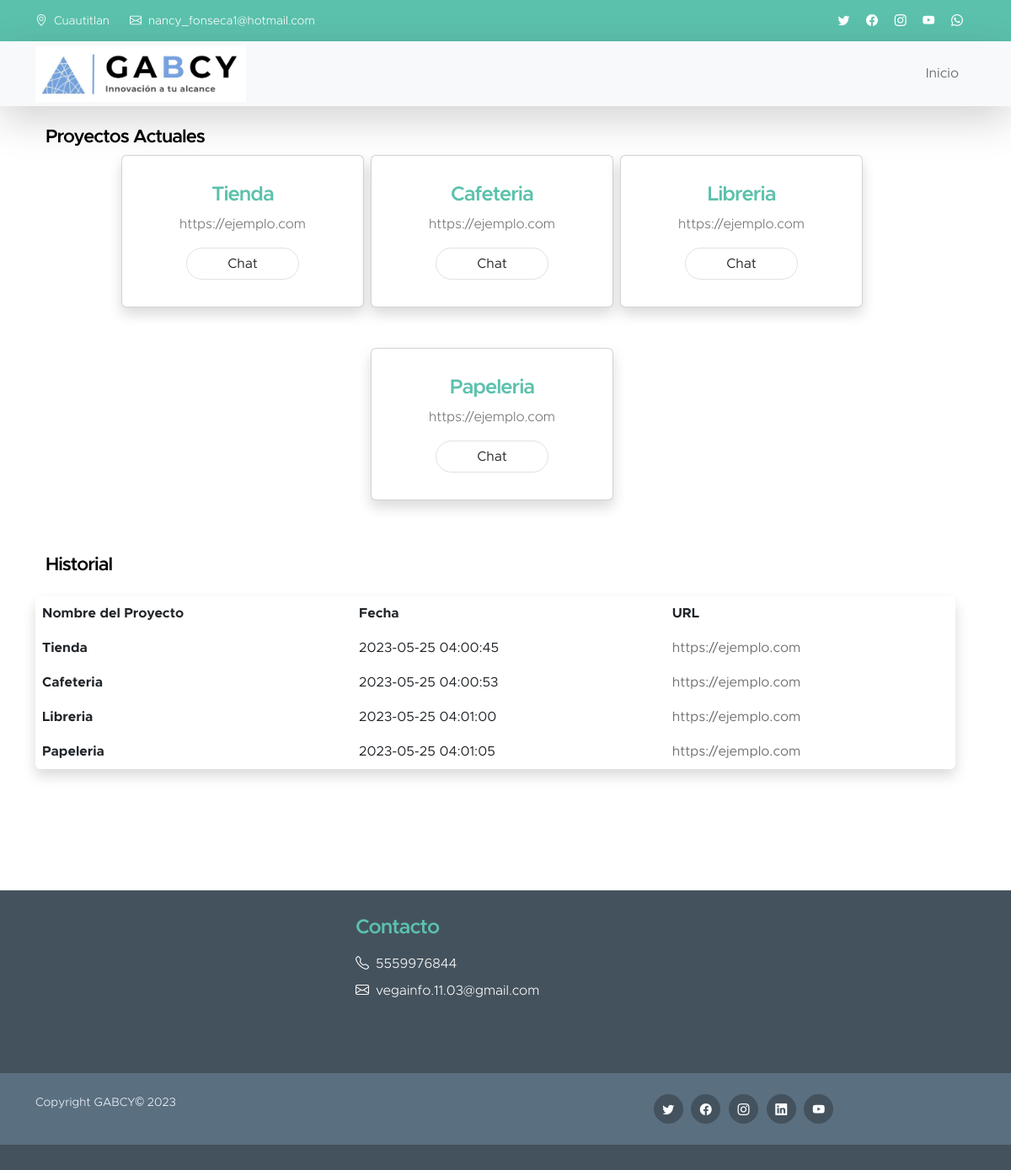
/panelGeneral.php (signed in), run on the app's committed database.
### tables this page shows
CREATE TABLE `proyecto` (
  `id_proyecto` varchar(25) NOT NULL,
  `nombre_proyecto` varchar(100) DEFAULT NULL,
  `fecha_inicio_proyecto` timestamp NOT NULL DEFAULT current_timestamp() ON UPDATE current_timestamp(),
  `fecha_fin_proyecto` timestamp NOT NULL DEFAULT '0000-00-00 00:00:00',
  `url_proyecto` varchar(300) DEFAULT NULL,
  `id_categoria` varchar(25) DEFAULT NULL,
  `id_usuario` varchar(25) DEFAULT NULL
);

### php/traerProyectoHistorico.php (called while the page is built)
<?php
require_once("conexion.php");
$rolUsuario=$_SESSION['rol_usuario'];
$idUsuario=$_SESSION["id_usuario"];
if($rolUsuario=='0'){
    $consTraerProyectosHistorico="SELECT id_proyecto,nombre_proyecto,fecha_inicio_proyecto,url_proyecto
    FROM proyecto
    WHERE id_usuario='$idUsuario'";
    $resTraerProyectosHistorico=mysqli_query($conexion,$consTraerProyectosHistorico);
}else if($rolUsuario=='1'){
    $consTraerProyectosHistorico="SELECT id_proyecto,nombre_proyecto,fecha_inicio_proyecto,url_proyecto
    FROM proyecto";
    $resTraerProyectosHistorico=mysqli_query($conexion,$consTraerProyectosHistorico);
}
?>

### php/traerProyecto.php (called while the page is built)
<?php
require_once("conexion.php");
$rolUsuario=$_SESSION['rol_usuario'];
$idUsuario=$_SESSION["id_usuario"];
if($rolUsuario=='0'){
    $consTraerProyectos="SELECT id_proyecto,nombre_proyecto,fecha_inicio_proyecto,url_proyecto
    FROM proyecto
    WHERE id_usuario='$idUsuario'";
    $resTraerProyectos=mysqli_query($conexion,$consTraerProyectos);
}else if($rolUsuario=='1'){
    $consTraerProyectos="SELECT id_proyecto,nombre_proyecto,fecha_inicio_proyecto,url_proyecto
    FROM proyecto";
    $resTraerProyectos=mysqli_query($conexion,$consTraerProyectos);
}
?>

### panelGeneral.php (the view, shortened to what this page needs)
<?php
require("php/traerProyecto.php");
require("php/traerProyectoHistorico.php");
?>
<!DOCTYPE html>
<html lang="en">
<head>
    <link href="css/bootstrap.min.css" rel="stylesheet" />
    <link href="css/bootstrap-icons.css" rel="stylesheet" />
    <link rel="stylesheet" href="css/procesoProyecto.css">
    <link href="css/templatemo-kind-heart-charity.css" rel="stylesheet" />
</head>
<body class="body-panel">
    <header class="site-header">
        <div class="container">
            <div class="row">
                <div class="col-lg-8 col-12 d-flex flex-wrap">
                    <p class="d-flex me-4 mb-0">
                        <i class="bi-geo-alt me-2"></i>
                        Cuautitlan
                    </p>
                    <p class="d-flex mb-0">
                        <i class="bi-envelope me-2"></i>
                        <a href="mailto:info@company.com">nancy_fonseca1@hotmail.com</a>
                    </p>
                </div>
                <div class="col-lg-3 col-12 ms-auto d-lg-block d-none">
                    <ul class="social-icon">
                        <li class="social-icon-item">
                            <a href="#" class="social-icon-link bi-twitter"></a>
                        </li>
                        <li class="social-icon-item">
                            <a href="#" class="social-icon-link bi-facebook"></a>
                        </li>
                        <li class="social-icon-item">
                            <a href="#" class="social-icon-link bi-instagram"></a>
                        </li>
                        <li class="social-icon-item">
                            <a href="#" class="social-icon-link bi-youtube"></a>
                        </li>
                        <li class="social-icon-item">
                            <a href="#" class="social-icon-link bi-whatsapp"></a>
                        </li>
                    </ul>
                </div>
            </div>
        </div>
    </header>
    <nav class="navbar navbar-expand-lg bg-light shadow-lg">
        <div class="container">
            <a class="navbar-brand" href="index.php">
                <img src="images/causes/brand.jpeg" class=" img-fluid" alt="Kind Heart Charity" width="250px" />
            </a>
            <div class="collapse navbar-collapse" id="navbarNav">
                <ul class="navbar-nav ms-auto">
                    <li class="nav-item">
                        <a class="nav-link click-scroll" href="index.php">Inicio</a>
                    </li>
                </ul>
            </div>
        </div>
    </nav>
    <div class="container container-panel mb-5 pb-5">
        <div class="row container justify-content-center mt-4">
            <h6 class="title-panel">Proyectos Actuales</h6>
            <?php
                if(mysqli_num_rows($resTraerProyectosHistorico)>0){
                    while($fetchTraerProyectosHistorico=mysqli_fetch_assoc($resTraerProyectosHistorico)){
                        $idProyecto=$fetchTraerProyectosHistorico["id_proyecto"];
                        $nombreProyecto=$fetchTraerProyectosHistorico["nombre_proyecto"];
                        $urlProyecto=$fetchTraerProyectosHistorico["url_proyecto"];
            ?>
            <div class="card text-center mb-3 me-2 shadow p-3 mb-5 bg-body-tertiary rounded" style="width: 18rem;">
                <div class="card-body">
                    <h5 class="card-title"><?php echo $nombreProyecto; ?></h5>
                    <p><a target="_blank" href="<?php echo $urlProyecto; ?>"><?php echo $urlProyecto; ?></a></p>
                    <a href="procesoProyecto.php?id=<?php echo $idProyecto; ?>" class="btn px-5 border border-dark-subtle rounded-pill ">Chat</a>
                </div>
            </div>
            <?php
                    }
                }else{
                    ?>
                    <p class="text-center">No hay proyectos para mostrar</p>
                    <?php
                }
            ?>
        </div>
        <div class="row container mt-3">
            <h6>Historial</h6>
            <table class="table shadow p-3 mb-5 bg-body-tertiary rounded mt-3">
                <thead>
                    <tr class="p-3">
                        <th scope="col">Nombre del Proyecto</th>
                        <th scope="col">Fecha</th>
                        <th scope="col">URL</th>
                    </tr>
                </thead>
                <tbody>
                    <?php
                        if(mysqli_num_rows($resTraerProyectos)>0){
                            while($fetchTraerProyectosHistorico=mysqli_fetch_assoc($resTraerProyectos)){
                                $nombreProyecto=$fetchTraerProyectosHistorico["nombre_proyecto"];
                                $fechaProyecto=$fetchTraerProyectosHistorico["fecha_inicio_proyecto"];
                                $urlProyecto=$fetchTraerProyectosHistorico["url_proyecto"];
                    ?>
                    <tr>
                        <th scope="row"><?php echo $nombreProyecto; ?></th>
                        <td><?php echo $fechaProyecto; ?></td>
                        <td><a target="_blank" href="<?php echo $urlProyecto; ?>"><?php echo $urlProyecto; ?></a></td>
                    </tr>
                    <?php
                            }
                        }else{
                            ?>
                                <p class="text-center">No hay proyectos para mostrar</p>
                            <?php
                        }
                    ?>
                </tbody>
            </table>
        </div>
    </div>
    <footer class="site-footer mt-5">
        <div class="container">
            <div class="row">
                <div class="col-lg-4 col-md-6 col-12 mx-auto">
                    <h5 class="site-footer-title mb-3">Contacto</h5>
                    <p class="text-white d-flex mb-2">
                        <i class="bi-telephone me-2"></i>
                        <a href="tel: 305-240-9671" class="site-footer-link">
                            5559976844
                        </a>
                    </p>
                    <p class="text-white d-flex">
                        <i class="bi-envelope me-2"></i>
                        <a href="mailto:info@yourgmail.com" class="site-footer-link">
                            vegainfo.11.03@gmail.com
                        </a>
                    </p>
                </div>
            </div>
        </div>
        <div class="site-footer-bottom">
            <div class="container">
                <div class="row">
                    <div class="col-lg-6 col-md-7 col-12">
                        <p class="copyright-text mb-0">
                            Copyright GABCY© 2023
                        </p>
                    </div>
                    <div class="col-lg-6 col-md-5 col-12 d-flex justify-content-center align-items-center mx-auto">
                        <ul class="social-icon">
                            <li class="social-icon-item">
                                <a href="#" class="social-icon-link bi-twitter"></a>
                            </li>
                            <li class="social-icon-item">
                                <a href="#" class="social-icon-link bi-facebook"></a>
                            </li>
                            <li class="social-icon-item">
                                <a href="#" class="social-icon-link bi-instagram"></a>
                            </li>
                            <li class="social-icon-item">
                                <a href="#" class="social-icon-link bi-linkedin"></a>
                            </li>
                            <li class="social-icon-item">
                                <a href="https://youtube.com/templatemo" class="social-icon-link bi-youtube"></a>
                            </li>
                        </ul>
                    </div>
                </div>
            </div>
        </div>
    </footer>
</body>
</html>

### css/procesoProyecto.css (style rules this page uses)
.container-panel { background-color: #fff; }

### css/templatemo-kind-heart-charity.css (style rules this page uses)
:root { --white-color: #ffffff; --primary-color: #5bc1ac; --secondary-color: #5a6f80; --section-bg-color: #f0f8ff; --site-footer-bg-color: #44525d; --custom-btn-bg-color: #597081; --custom-btn-bg-hover-color: #5bc1ac; --dark-color: #000000; --p-color: #717275; --border-color: #e9eaeb; --body-font-family: 'Metropolis', sans-serif; --h1-font-size: 52px; --h2-font-size: 46px; --h3-font-size: 32px; --h4-font-size: 28px; --h5-font-size: 24px; --h6-font-size: 22px; --p-font-size: 16px; --btn-font-size: 18px; --copyright-font-size: 14px; --border-radius-large: 100px; --border-radius-medium: 20px; --border-radius-small: 10px; --font-weight-light: 300; --font-weight-normal: 400; --font-weight-semibold: 600; --font-weight-bold: 700; }
body { background-color: var(--white-color); font-family: var(--body-font-family); }
h2, h3, h4, h5, h6 { color: var(--dark-color); }
h1, h2, h3, h4, h5, h6 { font-weight: var(--font-weight-semibold); letter-spacing: -1px; }
h5 { color: var(--primary-color); font-size: var(--h5-font-size); }
h6 { font-size: var(--h6-font-size); }
p { color: var(--p-color); font-size: var(--p-font-size); font-weight: var(--font-weight-light); }
ul li { color: var(--p-color); font-size: var(--p-font-size); font-weight: var(--font-weight-normal); }
a, button { touch-action: manipulation; transition: all 0.3s; }
a { color: var(--p-color); text-decoration: none; }
.navbar { background: var(--white-color); z-index: 9; padding-top: 0; padding-bottom: 0; }
.navbar-brand { color: var(--primary-color); font-size: var(--h6-font-size); font-weight: var(--font-weight-bold); }
.navbar-expand-lg .navbar-nav .nav-link { margin-right: 0; margin-left: 0; padding: 20px; }
.navbar-nav .nav-link { display: inline-block; color: var(--p-color); font-size: var(--p-font-size); font-weight: var(--font-weight-medium); position: relative; padding-top: 15px; padding-bottom: 15px; }
.site-header { background: var(--primary-color); padding-top: 15px; padding-bottom: 10px; }
.site-header p, .site-header p a, .site-header .social-icon-link { color: var(--white-color); font-size: var(--copyright-font-size); }
.site-header .social-icon { text-align: right; }
.site-header .social-icon-link { background: transparent; width: inherit; height: inherit; line-height: inherit; margin-right: 15px; }
ul { list-style: none; }
.site-footer { background-color: var(--site-footer-bg-color); padding-top: 30px; padding-bottom: 30px; }
.site-footer-bottom { background-color: var(--secondary-color); position: relative; z-index: 2; margin-top: 70px; padding-top: 25px; padding-bottom: 25px; }
.site-footer-bottom a { color: var(--white-color); }
.site-footer-link { color: var(--white-color); }
.copyright-text { color: var(--section-bg-color); font-size: var(--copyright-font-size); margin-right: 30px; }
.social-icon { margin: 0; padding: 0; }
.social-icon-item { list-style: none; display: inline-block; vertical-align: top; }
.social-icon-link { background: var(--site-footer-bg-color); border-radius: var(--border-radius-large); color: var(--white-color); font-size: var(--copyright-font-size); display: block; margin-right: 5px; text-align: center; width: 35px; height: 35px; line-height: 38px; }
table { border-collapse: collapse; border-radius: 1em; overflow: hidden; }
th, td { padding: 1em; background: #ddd; border-bottom: 2px solid white; }

### data on the page
proyecto: nombre_proyecto "Tienda", url_proyecto "https://ejemplo.com", fecha_inicio_proyecto "2023-05-25 04:00:45"
proyecto: nombre_proyecto "Cafeteria", url_proyecto "https://ejemplo.com", fecha_inicio_proyecto "2023-05-25 04:00:53"
proyecto: nombre_proyecto "Libreria", url_proyecto "https://ejemplo.com", fecha_inicio_proyecto "2023-05-25 04:01:00"
proyecto: nombre_proyecto "Papeleria", url_proyecto "https://ejemplo.com", fecha_inicio_proyecto "2023-05-25 04:01:05"
